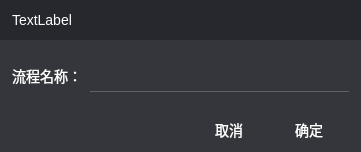
<?xml version="1.0" encoding="UTF-8"?>
<ui version="4.0">
 <class>NameEditDlg</class>
 <widget class="QDialog" name="NameEditDlg">
  <property name="geometry">
   <rect>
    <x>0</x>
    <y>0</y>
    <width>361</width>
    <height>152</height>
   </rect>
  </property>
  <property name="windowTitle">
   <string>Dialog</string>
  </property>
  <property name="styleSheet">
   <string notr="true">#NameEditDlg{
background:#35363C;
}
*{
background:transparent;
font-size:14px;
color:white;
}
QPushButton{
border:none;
border-radius:4px;
}
QPushButton:hover{
background:#4C4E56;
}
</string>
  </property>
  <layout class="QVBoxLayout" name="verticalLayout" stretch="0,1,0">
   <property name="spacing">
    <number>0</number>
   </property>
   <property name="leftMargin">
    <number>0</number>
   </property>
   <property name="topMargin">
    <number>0</number>
   </property>
   <property name="rightMargin">
    <number>0</number>
   </property>
   <property name="bottomMargin">
    <number>0</number>
   </property>
   <item>
    <widget class="QWidget" name="app_title" native="true">
     <property name="minimumSize">
      <size>
       <width>0</width>
       <height>40</height>
      </size>
     </property>
     <property name="styleSheet">
      <string notr="true">.QWidget{
background:#26282D;
}</string>
     </property>
     <layout class="QHBoxLayout" name="horizontalLayout">
      <property name="spacing">
       <number>8</number>
      </property>
      <property name="leftMargin">
       <number>12</number>
      </property>
      <property name="topMargin">
       <number>4</number>
      </property>
      <property name="rightMargin">
       <number>12</number>
      </property>
      <property name="bottomMargin">
       <number>4</number>
      </property>
      <item>
       <widget class="QLabel" name="title">
        <property name="text">
         <string>TextLabel</string>
        </property>
       </widget>
      </item>
      <item>
       <spacer name="horizontalSpacer">
        <property name="orientation">
         <enum>Qt::Horizontal</enum>
        </property>
        <property name="sizeHint" stdset="0">
         <size>
          <width>1705</width>
          <height>20</height>
         </size>
        </property>
       </spacer>
      </item>
      <item>
       <widget class="QWidget" name="system_buttons" native="true">
        <layout class="QHBoxLayout" name="horizontalLayout_2">
         <property name="spacing">
          <number>8</number>
         </property>
         <property name="leftMargin">
          <number>0</number>
         </property>
         <property name="topMargin">
          <number>0</number>
         </property>
         <property name="rightMargin">
          <number>0</number>
         </property>
         <property name="bottomMargin">
          <number>0</number>
         </property>
         <item>
          <widget class="QPushButton" name="btn_close">
           <property name="minimumSize">
            <size>
             <width>24</width>
             <height>24</height>
            </size>
           </property>
           <property name="text">
            <string/>
           </property>
           <property name="icon">
            <iconset>
             <normalon>:/res/close.svg</normalon>
            </iconset>
           </property>
           <property name="iconSize">
            <size>
             <width>16</width>
             <height>16</height>
            </size>
           </property>
          </widget>
         </item>
        </layout>
       </widget>
      </item>
     </layout>
    </widget>
   </item>
   <item>
    <widget class="QWidget" name="widget" native="true">
     <layout class="QVBoxLayout" name="prop_layout">
      <property name="leftMargin">
       <number>12</number>
      </property>
      <property name="topMargin">
       <number>16</number>
      </property>
      <property name="rightMargin">
       <number>12</number>
      </property>
      <property name="bottomMargin">
       <number>12</number>
      </property>
      <item>
       <widget class="QWidget" name="state_common_prop" native="true">
        <property name="styleSheet">
         <string notr="true">QLineEdit{
border:none;
border-bottom:1px solid #5A636C;
padding-left:8px;
padding-right:8px;
}
QLineEdit:hover{
background:#4C4E56;
}
QLineEdit:focus{
border:1px solid #02BFFF;
}
QLabel[mstyle=&quot;hint&quot;]{
font-size:12px;color:#A0C2D3;
}</string>
        </property>
        <layout class="QGridLayout" name="layout_2">
         <property name="leftMargin">
          <number>0</number>
         </property>
         <property name="topMargin">
          <number>4</number>
         </property>
         <property name="rightMargin">
          <number>0</number>
         </property>
         <property name="bottomMargin">
          <number>4</number>
         </property>
         <property name="horizontalSpacing">
          <number>8</number>
         </property>
         <property name="verticalSpacing">
          <number>4</number>
         </property>
         <item row="0" column="1">
          <widget class="QLineEdit" name="input_name">
           <property name="minimumSize">
            <size>
             <width>0</width>
             <height>32</height>
            </size>
           </property>
           <property name="focusPolicy">
            <enum>Qt::ClickFocus</enum>
           </property>
           <property name="styleSheet">
            <string notr="true"/>
           </property>
           <property name="maxLength">
            <number>36</number>
           </property>
          </widget>
         </item>
         <item row="0" column="0">
          <widget class="QLabel" name="label_name">
           <property name="text">
            <string>流程名称：</string>
           </property>
           <property name="alignment">
            <set>Qt::AlignRight|Qt::AlignTrailing|Qt::AlignVCenter</set>
           </property>
          </widget>
         </item>
        </layout>
       </widget>
      </item>
     </layout>
    </widget>
   </item>
   <item>
    <layout class="QHBoxLayout" name="horizontalLayout_3">
     <property name="topMargin">
      <number>6</number>
     </property>
     <property name="rightMargin">
      <number>12</number>
     </property>
     <property name="bottomMargin">
      <number>6</number>
     </property>
     <item>
      <spacer name="horizontalSpacer_2">
       <property name="orientation">
        <enum>Qt::Horizontal</enum>
       </property>
       <property name="sizeHint" stdset="0">
        <size>
         <width>40</width>
         <height>20</height>
        </size>
       </property>
      </spacer>
     </item>
     <item>
      <widget class="QPushButton" name="btn_cancel">
       <property name="minimumSize">
        <size>
         <width>80</width>
         <height>32</height>
        </size>
       </property>
       <property name="text">
        <string>取消</string>
       </property>
      </widget>
     </item>
     <item>
      <widget class="QPushButton" name="btn_confirm">
       <property name="minimumSize">
        <size>
         <width>80</width>
         <height>32</height>
        </size>
       </property>
       <property name="text">
        <string>确定</string>
       </property>
       <property name="default">
        <bool>true</bool>
       </property>
      </widget>
     </item>
    </layout>
   </item>
  </layout>
 </widget>
 <resources>
  <include location="../app.qrc"/>
 </resources>
 <connections/>
</ui>
